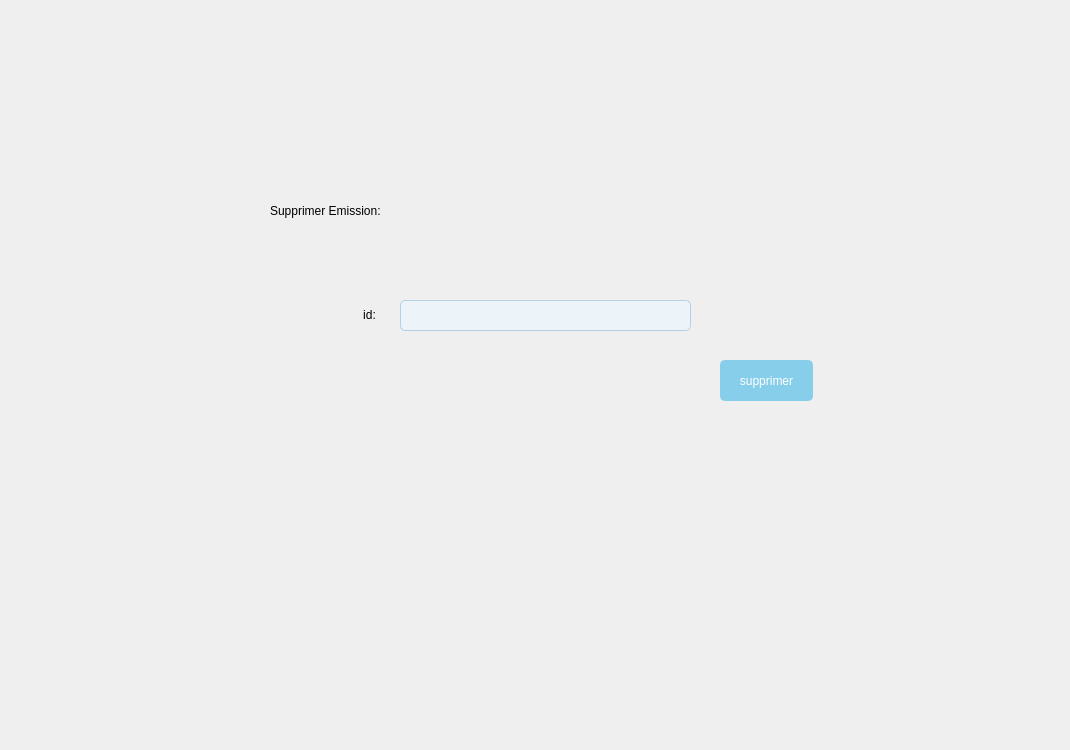
    <widget class="QWidget" name="pageSupprimer">
     <attribute name="title">
      <string>pageSupprimer</string>
     </attribute>
     <widget class="QLabel" name="label_4">
      <property name="geometry">
       <rect>
        <x>0</x>
        <y>-70</y>
        <width>1061</width>
        <height>741</height>
       </rect>
      </property>
      <property name="text">
       <string/>
      </property>
      <property name="pixmap">
       <pixmap>../emission/Design sans titre.jpg</pixmap>
      </property>
     </widget>
     <widget class="QLabel" name="label_9">
      <property name="geometry">
       <rect>
        <x>10</x>
        <y>10</y>
        <width>81</width>
        <height>71</height>
       </rect>
      </property>
      <property name="text">
       <string/>
      </property>
      <property name="pixmap">
       <pixmap>../emission/logo.png</pixmap>
      </property>
     </widget>
     <widget class="QLabel" name="id_a_3">
      <property name="geometry">
       <rect>
        <x>260</x>
        <y>280</y>
        <width>219</width>
        <height>70</height>
       </rect>
      </property>
      <property name="styleSheet">
       <string notr="true">QLabel {
	font: 75 14pt &quot;Times New Roman&quot;;
	color: rgb(0, 0, 0);
    border: none;            
    border-radius: 0px;      
    background: transparent;
}
</string>
      </property>
      <property name="text">
       <string>id:</string>
      </property>
      <property name="alignment">
       <set>Qt::AlignCenter</set>
      </property>
     </widget>
     <widget class="QPushButton" name="supprimerButton">
      <property name="geometry">
       <rect>
        <x>720</x>
        <y>360</y>
        <width>93</width>
        <height>41</height>
       </rect>
      </property>
      <property name="styleSheet">
       <string notr="true">/* QPushButton style */
QPushButton {
    background-color: #87CEEB;    /* Light blue background color */
    color: white;                 /* White text color */
    border: 2px solid #87CEEB;    /* Light blue border */
    border-radius: 5px;           /* Rounded corners */
    padding: 5px 10px;             /* Padding */
}

QPushButton:hover {
    background-color: #5F9EA0;    /* Darker light blue on hover */
}
</string>
      </property>
      <property name="text">
       <string>supprimer</string>
      </property>
     </widget>
     <widget class="QLineEdit" name="lineEdit_idASupprimer">
      <property name="geometry">
       <rect>
        <x>400</x>
        <y>300</y>
        <width>291</width>
        <height>31</height>
       </rect>
      </property>
      <property name="styleSheet">
       <string notr="true">/* Line Edit style */
QLineEdit {
    background-color: #ecf4f9;      /* Light blue background color */
    color: #333333;                 /* Dark gray text color */
    border: 1px solid #b5d0e4;      /* Light blue border */
    border-radius: 5px;             /* Rounded corners */
    padding: 3px;                   /* Padding */
}

QLineEdit:focus {
    border-color: #3fb5d0;          /* Light blue border color when focused */
}

/* Combo Box style */
QComboBox {
    background-color: #ecf4f9;      /* Light blue background color */
    color: #333333;                 /* Dark gray text color */
    border: 1px solid #b5d0e4;      /* Light blue border */
    border-radius: 5px;             /* Rounded corners */
    padding: 3px;                   /* Padding */
}

QComboBox::drop-down {
    subcontrol-origin: padding;
    subcontrol-position: top right;
    width: 15px;                    /* Width of the dropdown arrow */
    border-left-width: 1px;         /* Thickness of the border */
    border-left-color: #b5d0e4;     /* Color of the border */
    border-left-style: solid;
    background-color: transparent;  /* Transparent background */
    border-top-right-radius: 5px;   /* Rounded top-right corner */
    border-bottom-right-radius: 5px;/* Rounded bottom-right corner */
}

QComboBox::down-arrow {
    image: url(down-arrow.png);     /* Replace 'down-arrow.png' with your arrow image */
}

/* Time Edit style */
QTimeEdit {
    background-color: #ecf4f9;      /* Light blue background color */
    color: #333333;                 /* Dark gray text color */
    border: 1px solid #b5d0e4;      /* Light blue border */
    border-radius: 5px;             /* Rounded corners */
    padding: 3px;                   /* Padding */
}

/* Plain Text Edit style */
QPlainTextEdit {
    background-color: #ecf4f9;      /* Light blue background color */
    color: #333333;                 /* Dark gray text color */
    border: 1px solid #b5d0e4;      /* Light blue border */
    border-radius: 5px;             /* Rounded corners */
    padding: 5px;                   /* Padding */
}

/* Date Edit style */
QDateEdit {
    background-color: #ecf4f9;      /* Light blue background color */
    color: #333333;                 /* Dark gray text color */
    border: 1px solid #b5d0e4;      /* Light blue border */
    border-radius: 5px;             /* Rounded corners */
    padding: 3px;                   /* Padding */
}

QDateEdit::drop-down {
    subcontrol-origin: padding;
    subcontrol-position: top right;
    width: 15px;                    /* Width of the dropdown arrow */
    border-left-width: 1px;         /* Thickness of the border */
    border-left-color: #b5d0e4;     /* Color of the border */
    border-left-style: solid;
    background-color: transparent;  /* Transparent background */
    border-top-right-radius: 5px;   /* Rounded top-right corner */
    border-bottom-right-radius: 5px;/* Rounded bottom-right corner */
}

QDateEdit::down-arrow {
    image: url(down-arrow.png);     /* Replace 'down-arrow.png' with your arrow image */
}
</string>
      </property>
     </widget>
     <widget class="QLabel" name="label_14">
      <property name="geometry">
       <rect>
        <x>270</x>
        <y>180</y>
        <width>401</width>
        <height>61</height>
       </rect>
      </property>
      <property name="styleSheet">
       <string notr="true">font: 81 16pt &quot;Rockwell Extra Bold&quot;;
color: rgb(0, 0, 0);</string>
      </property>
      <property name="text">
       <string>Supprimer Emission:</string>
      </property>
     </widget>
    </widget>
